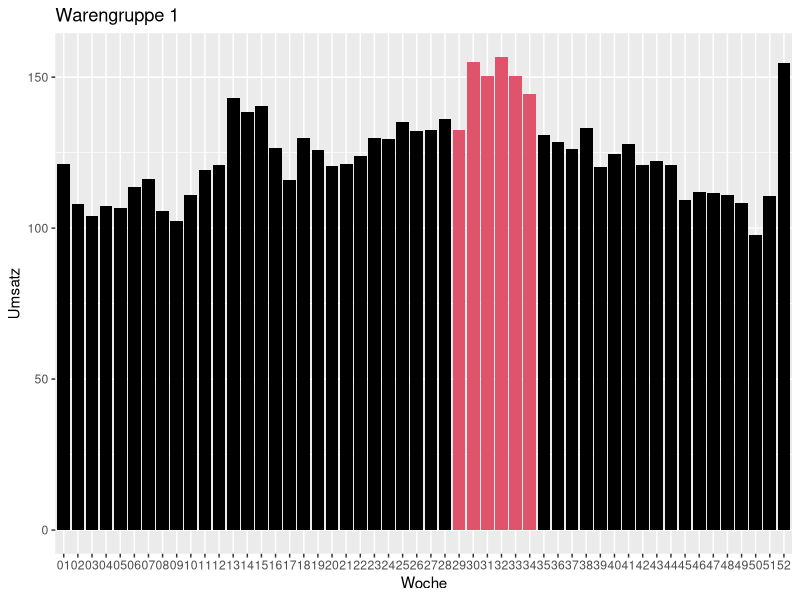
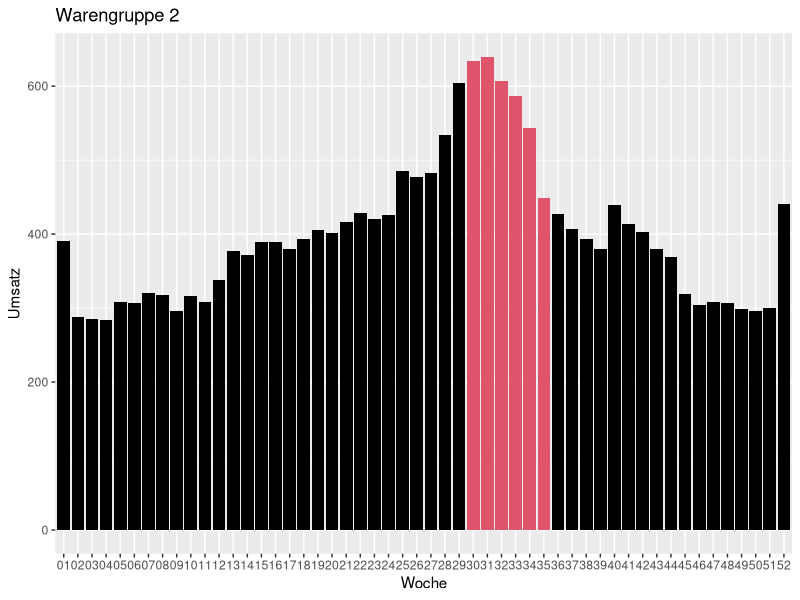
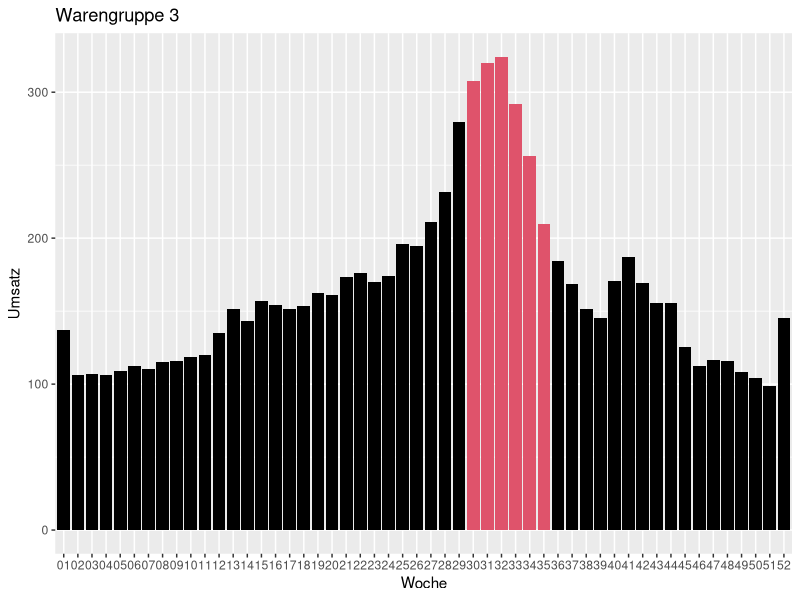
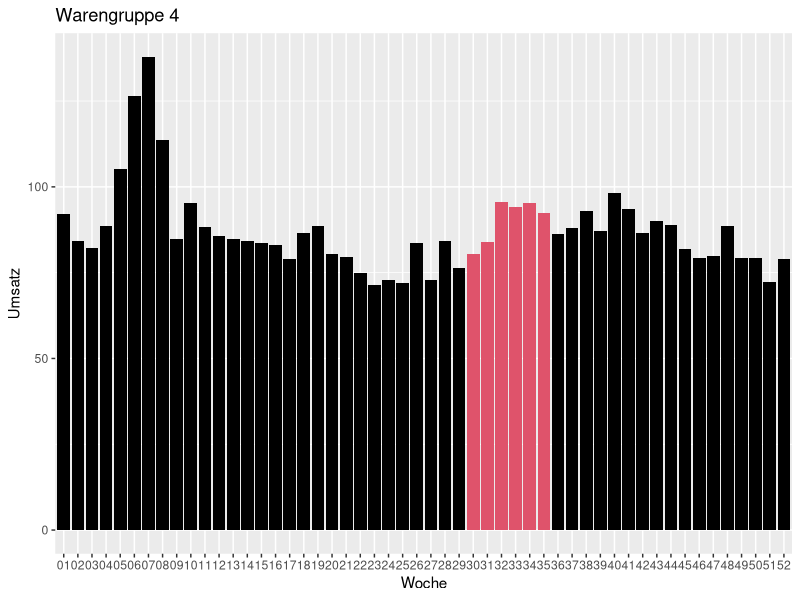
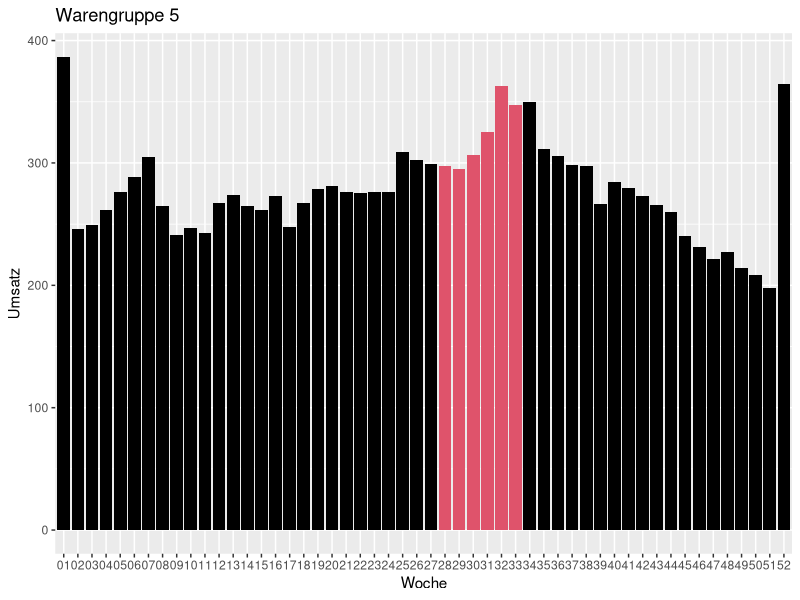

Generate these figures, in order, with R:
## ---- chunk 1
library(readr)
library(lubridate)
library(dplyr)
library(ggplot2)

#Laden der Daten und erstellen der benötigten Zeilen
umsatzdaten <- read_csv("umsatzdaten_gekuerzt.csv")
umsatzdaten$Jahr<- year(as.POSIXlt(umsatzdaten$Datum, format="%Y-%m-%d"))
umsatzdaten$Woche <- strftime(as.Date(umsatzdaten$Datum),format="%V")

#Erstellen der Daten zu Ferien
ferien_1=numeric(52)+1
for(j in 29:34){
  ferien_1[j]=2
}
ferien_234=numeric(52)+1
for(j in 30:35){
  ferien_234[j]=2
}
ferien_5=numeric(52)+1
for(j in 28:33){
  ferien_5[j]=2
}
ferien=cbind(ferien_1,ferien_234,ferien_234,ferien_234,ferien_5)

#Wählen Warengruppe und Jahren
years=c(2014,2015,2016,2017,2018)
selected_group=1


for(i in 1:5){
  selected_group=i
  #Auswählen der Daten für passende Warengruppe und Jahr, abschneiden der 53. Woche um Fehler zu vermeiden
  selected_data <- umsatzdaten$Warengruppe==selected_group  & umsatzdaten$Woche<53
  #Gruppieren nach Woche, berechnen der Durchschnitte
my_sum <- umsatzdaten[selected_data,] %>%
  group_by(Woche) %>%
  summarise(
    n=n(),
    mean=mean(Umsatz),
  )
  #Erstellen der Daten zum Darstellen
  plot_data=data.frame(Woche=my_sum$Woche,umsatz=my_sum$mean) 
    #Erstellen des Plots, Füllfarbe der Ferien
    plot<-ggplot(data=plot_data, aes(x=Woche,y=umsatz))+ geom_bar(stat="identity", position=position_dodge(),fill=ferien[,i])+ labs(x="Woche",y="Umsatz", title = paste("Warengruppe",selected_group))
  print(plot)
}



